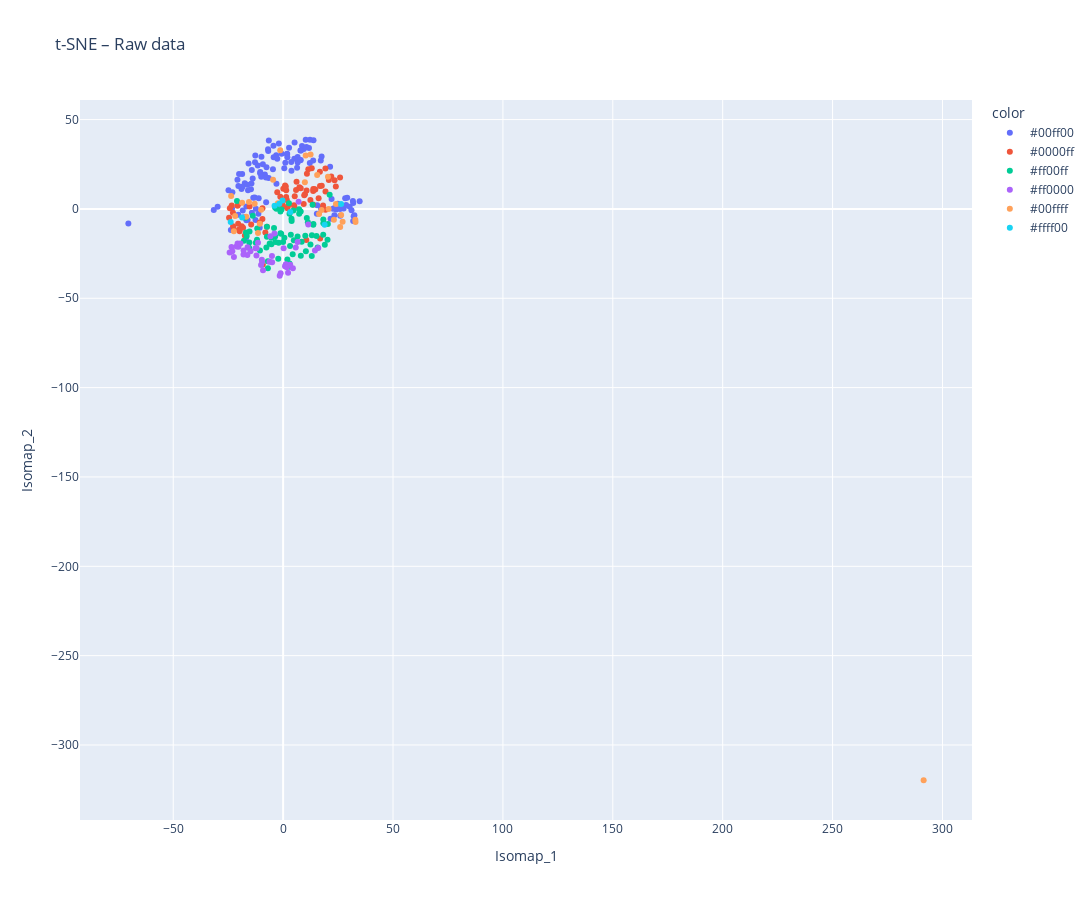
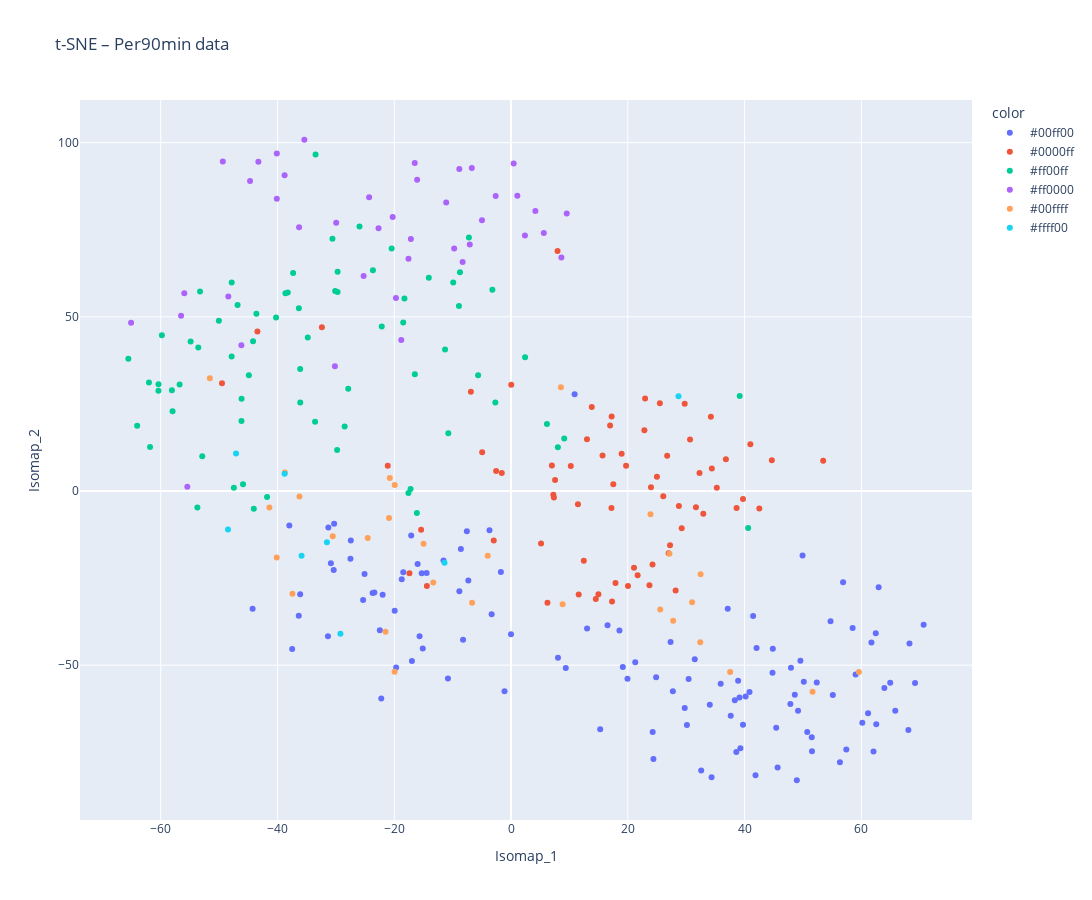

The code cell stored with these charts, in order, in its notebook:
### Markdown cell above
### Results Display

### Code cell
position_colors = {
    'FW': np.array([255, 0, 0]),    # red
    'MF': np.array([0, 0, 255]),    # blue
    'DF': np.array([0, 255, 0]),  #  yellow
}

def color_from_position(positions):
    postitions = str(positions)
    position_list = positions.split(',')
    colors = np.array([position_colors[p] for p in position_list if p in position_colors])
    avg_color = np.sum(colors, axis=0)
    return '#%02x%02x%02x' % tuple(avg_color.astype(int))

def plot_isomap_interactive(X_tsne, player_positions, data_num, title):
    df_plot = pd.DataFrame({
        'Isomap_1': X_tsne[:, 0],
        'Isomap_2': X_tsne[:, 1],
        'player_name': data_num.index,
        'color' : player_positions.apply(color_from_position)
    })
    
    fig = px.scatter(
        df_plot,
        x='Isomap_1', y='Isomap_2',
        hover_name='player_name',
        color='color',
        title=title,
        height=900, width=1100 
    )
    fig.show()

plot_isomap_interactive(X_tsne_raw, player_positions_raw ,data_raw.set_index("player_name"), "t-SNE – Raw data")
plot_isomap_interactive(X_tsne_per90, player_positions_per90 ,data_per90.set_index("player_name"), "t-SNE – Per90min data")

### Figure 1 — Plotly figure (JSON) as saved in the notebook; plotly's stock layout.template omitted (floating-point values rounded to 4 significant figures)
{"data": [{"hovertemplate": "<b>%{hovertext}</b><br><br>color=#00ff00<br>Isomap_1=%{x}<br>Isomap_2=%{y}<extra></extra>", "hovertext": ["Jordan Lefort", "Gautier Lloris", "Bafodé Diakité", "Moussa Niakhate", "Guela Doué", "Alexsandro Ribeiro", "Kenny Lala", "Florent Hanin", "Jubal", "Léo Pétrot", "Charlie Cresswell", "Facundo Medina", "Sergio Akieme", "Mark McKenzie", "Clément Akpa", "Michael Amir Murillo", "Brendan Chardonnet", "Thilo Kehrer", "Clinton Mata", "Mamadou Sarr", "Etienne Youte Kinkoue", "Mickael Nade", "Gideon Mensah", "Leonardo Balerdi", "Moïse Bombito", "Cédric Kipré", "Kelvin Amian", "Gabriel Suazo", "Modibo Sagnan", "Willian Pacho", "Dennis Appiah", "Ki-Jana Hoever", "Jonathan Gradit", "Djibril Sidibé", "Wilfried Singo", "Achraf Hakimi", "Vanderson", "Carlens Arcus", "Nicolas Pallois", "Dylan Batubinsika", "Lucas Beraldo", "Ainsley Maitland-Niles", "Aurélio Buta", "Dante", "Sinaly Diomande", "Youssouf Ndayishimiye", "Caio Henrique Oliveira Silva", "Thomas Meunier", "Nicolás Tagliafico", "Enzo Tchato", "Becir Omeragic", "Gabriel Gudmundsson", "Aïssa Mandi", "Marquinhos", "Abdoulaye Niakhate Ndiaye", "Joseph Okumu", "Hans Hateboer", "Massadio Haïdara", "Nuno Mendes", "Gabriel Osho", "Quentin Merlin", "Duje Ćaleta-Car", "Nathan Zeze", "Abdoulaye Bamba", "Christian Mawissa", "Christopher Wooh", "Derek Cornelius", "Przemysław Frankowski", "Malang Sarr", "Julien Le Cardinal", "Emmanuel Biumla", "Emmanuel Agbadou", "Arouna Sangante", "Lilian Brassier", "Falaye Sacko", "Leo Skiri Østigård", "Issiaga Sylla", "Timothee Pembele", "Abner", "Kevin Danso", "Yunis Abdelhamid", "Mohammed Salisu", "Saidou Sow", "Théo Sainte-Luce", "Paul Joly", "Abdukodir Khusanov", "Anthony Rouault", "Sael Kumbedi", "Marcus Coco", "Abakar Sylla", "Yael Mouanga", "Ulisses Garcia", "Jérémy Jacquet", "Ismaily", "Hiroki Sekine", "Lucas Hernández", "Mohamed Abdelmoneim", "Antoine Mendy", "Alidu Seidu", "Yoann Salmier", "Yvann Macon", "Jordan Amavi", "Maxime Bernauer", "Boubakar Kouyaté", "Lucas Mincarelli", "Mikayil Ngor Faye", "Abdulai Juma Bah", "Pol Lirola", "Luck Zogbé", "Rasmus Nicolaisen", "Nikola Maksimović", "Pierre Cornud", "Jordan Teze", "Andrew Omobamidele", "Jean-Kevin Duverne"], "legendgroup": "#00ff00", "marker": {"color": "#636efa", "symbol": "circle"}, "mode": "markers", "name": "#00ff00", "orientation": "v", "showlegend": true, "type": "scatter", "x": [5.214, 2.699, 12.21, 8.596, 17.5, 10.27, 28.67, 31.11, -6.52, 34.81, -1.951, 12.14, 26.0, 1.83, -3.148, 17.13, -4.399, 7.878, 13.67, 9.437, 1.785, 8.018, 30.27, 13.81, 5.101, 1.925, 24.89, 23.44, -4.311, 11.77, 31.89, 32.42, 6.608, 28.23, 6.598, 21.38, 32.09, 27.55, -6.863, -0.613, 10.6, 31.75, 22.69, 3.692, -6.771, 7.727, 24.12, 29.16, 22.04, 25.87, -12.79, 23.32, 3.788, 8.169, -2.661, 0.9854, 6.349, 31.87, 21.58, -14.24, 15.34, -11.53, -7.569, -18.64, -4.63, -9.862, 0.5199, 17.25, -6.568, -9.224, -17.45, -3.038, -8.298, -7.824, -24.86, -10.41, -16.17, -12.57, -70.42, -10.46, -20.04, -9.958, -14.41, -16.73, -1.165, -13.59, -13.84, -11.24, -7.728, -12.65, -16.28, -10.65, -12.93, 15.5, -14.2, -15.73, -18.93, -12.39, -16.72, -20.78, -18.38, -23.26, -15.98, -18.52, -17.84, -11.12, -14.63, -31.55, -23.79, -29.8, -23.68, -23.09, -16.92, -20.35, -20.38], "xaxis": "x", "y": [37.2, 34.24, 38.72, 35.28, 29.36, 38.67, 2.209, -0.7617, 38.3, 4.359, 36.57, 25.69, -3.808, 30.93, 30.01, 27.12, 35.34, 32.71, 27.06, 33.55, 30.61, 27.35, 1.228, 38.39, 28.15, 28.88, 2.922, 0.5756, 28.9, 34.15, 3.279, -3.493, 25.96, 5.986, 29.05, 23.6, -4.073, 0.2105, 33.38, 30.82, 34.63, 4.503, 0.03381, 26.31, 32.41, 27.29, -0.2621, 6.274, 5.516, 0.0132, 26.17, -3.597, 21.34, 32.71, 28.14, 25.88, 23.02, -6.777, -5.464, 21.78, -2.685, 24.25, 23.28, 19.62, 22.14, 29.26, 22.81, 0.1665, 17.37, 24.97, 14.44, 14.16, 19.2, 17.59, 10.48, 20.71, -6.174, -6.214, -8.195, 19.9, 19.58, 18.04, 14.21, -6.33, 2.26, 6.255, 17.02, -2.658, 3.733, 29.84, 13.58, -10.51, 6.42, 2.118, -2.181, 25.42, 11.13, 0.1531, 1.336, 16.32, -0.859, 0.1928, 10.5, 12.42, -4.679, 5.913, 11.02, -0.5748, -11.81, 1.258, 0.5979, 9.286, -16.35, 12.87, -3.213], "yaxis": "y"}, {"hovertemplate": "<b>%{hovertext}</b><br><br>color=#0000ff<br>Isomap_1=%{x}<br>Isomap_2=%{y}<extra></extra>", "hovertext": ["Andrey Santos", "Valentin Atangana Edoa", "Cristian Cásseres Jr.", "Benjamin André", "Pierre Højbjerg", "Adrien Thomasson", "Pierre Ekwah Elimby", "Adrien Rabiot", "Hicham Boudaoui", "Vincent Sierro", "Téji Savanier", "Pedro Chirivella", "Elisha Owusu", "Corentin Tolisso", "Abdoulaye Touré", "Hugo Magnetti", "Douglas", "Andy Diouf", "Denis Zakaria", "Hamed Junior Traorè", "Azor Matusiwa", "Lamine Camara", "Johann Lepenant", "Vitinha", "Nemanja Matić", "Jean-Eudes Aholou", "Fabián Ruiz Peña", "Joris Chotard", "Haris Belkebla", "Jordan Ferri", "Benjamin Bouchouari", "Marshall Munetsi", "Rabby Nzingoula", "Neil El Aynaoui", "Jordan Veretout", "Pierre Lees-Melou", "Yassin Belkhdim", "Kévin Danois", "Amadou Koné", "André Gomes", "Florian Tardieu", "Tanner Tessmann", "Ngal'Ayel Mukau", "Jordan James", "Ayyoub Bouaddi", "Tanguy Ndombele", "Djaoui Cissé", "Rassoul Ndiaye", "Han-Noah Massengo", "Louis Mouton", "Aimen Moueffek", "Soungoutou Magassa", "Oussama Targhalline", "Junior Mwanga", "Baptiste Santamaria", "Mathis Amougou", "Seko Fofana", "Senny Mayulu", "Teddy Teuma", "Angel Gomes", "Assane Dioussé", "Glen Kamara", "Ismaël Bennacer", "Nampalys Mendy", "Mahamadou Diawara", "Maxence Caqueret", "Daler Kuzyaev", "John Joe", "Amine Harit"], "legendgroup": "#0000ff", "marker": {"color": "#EF553B", "symbol": "circle"}, "mode": "markers", "name": "#0000ff", "orientation": "v", "showlegend": true, "type": "scatter", "x": [17.58, 16.15, 16.78, 20.8, 19.25, 23.98, 13.02, 25.9, 19.29, 10.67, 19.3, 11.46, 9.932, 23.41, 13.67, 7.4, 14.64, 16.84, 14.2, 10.55, 13.74, 18.18, 9.366, 16.73, 10.83, 12.41, 21.9, 0.08522, 5.882, 8.011, 5.278, -9.243, 13.61, 9.603, 0.8693, 6.105, 4.953, 5.107, 1.382, 1.405, 1.211, -2.674, -0.3839, -0.1366, 1.977, -7.399, -1.28, -19.77, -23.38, 2.284, -9.427, 1.691, -14.55, -9.405, -20.73, -18.82, -10.62, -8.087, -15.27, -19.97, -24.6, -17.41, -20.23, -24.24, -20.47, -18.22, -22.83, -22.75, -22.43], "xaxis": "x", "y": [12.99, 6.027, 12.82, 16.16, 22.66, 12.51, 22.73, 17.6, 9.802, 10.35, -0.4189, 22.25, 8.232, 16.1, 10.06, 12.14, 10.82, -16.55, 11.04, -17.41, 11.2, 1.963, 2.812, 20.82, 19.64, 5.029, 18.17, 11.36, 10.61, 11.53, 7.136, -31.08, 2.423, 7.691, 13.07, 15.2, 2.015, 1.29, 6.622, 10.52, 12.49, 9.348, 2.541, 1.426, 0.3901, -9.901, 6.797, -12.54, 1.946, 1.899, -5.625, 4.955, -8.676, 0.3279, 1.731, -9.729, -7.531, -13.13, 1.313, -11.54, -4.929, -14.81, 2.893, 0.3837, -8.244, -10.47, -2.154, -9.706, -11.36], "yaxis": "y"}, {"hovertemplate": "<b>%{hovertext}</b><br><br>color=#ff00ff<br>Isomap_1=%{x}<br>Isomap_2=%{y}<extra></extra>", "hovertext": ["Himad Abdelli", "Mason Greenwood", "Zuriko Davitashvili", "Gaëtan Perrin", "Junya Ito", "Mahdi Camara", "Keito Nakamura", "Moses Simon", "Arnaud Kalimuendo", "Evann Guessand", "Maghnes Akliouche", "Habib Diarra", "Yann Gboho", "Lassine Sinayoko", "Ludovic Blas", "Takumi Minamino", "Sebastian Nanasi", "Yassine Kechta", "Rayan Cherki", "Josué Casimir", "Issa Soumaré", "Zakaria Aboukhlal", "Breel Embolo", "Florian Sotoca", "Félix Lemaréchal", "Hákon Arnar Haraldsson", "Eliesse Ben Seghir", "Désiré Doué", "Joshua King", "Lee Kang-in", "Mohamed Ali Cho", "Mathias Pereira Lage", "Frank Magri", "Tanguy Coulibaly", "Anass Zaroury", "Kamory Doumbia", "Sorba Thomas", "Osame Sahraoui", "Abdallah Sima", "Shavy Babicka", "Aleksandr Golovin", "Wahbi Khazri", "Musa Al-Taamari", "Badredine Bouanani", "Matias Fernandez-Pardo", "Sofiane Diop", "Jeremie Boga", "Ernest Nuamah", "Amine Gouiri", "Angelo Fulgini", "Khalil Fayad", "Rémy Cabella", "Edon Zhegrova", "Ado Onaiwu", "Thiago Almada", "Antoine Joujou", "Romain Faivre", "Mamadou Diakhon", "Zinedine Ferhat", "Albert Grønbaek", "Jonathan Rowe", "Sekou Mara", "Saïd Benrahma", "Augustine Boakye", "Mathieu Cafaro", "Emmanuel Sabbi", "Rémy Labeau Lascary", "Yaya Kader Fofana", "Marco Asensio", "Ben Old", "Tino Kadewere"], "legendgroup": "#ff00ff", "marker": {"color": "#00cc96", "symbol": "circle"}, "mode": "markers", "name": "#ff00ff", "orientation": "v", "showlegend": true, "type": "scatter", "x": [20.2, 18.96, 15.17, 18.29, 18.3, 21.17, 8.434, 18.24, 2.966, 10.35, 15.69, 10.07, 12.44, 8.052, 20.36, 6.562, 11.25, 13.41, 13.77, 4.35, 3.156, 1.923, 2.912, 3.805, 7.298, 10.77, 13.08, 13.03, -2.226, 13.69, 4.862, 7.258, -6.931, -2.057, -0.7374, -21.0, 2.648, 3.51, -6.935, -7.629, 4.676, -13.81, -0.02316, -5.304, -5.31, 3.872, -1.215, -3.622, -6.114, 2.909, -3.655, 7.999, -4.14, -10.54, -1.231, -0.8927, -7.378, 0.5544, -3.071, -11.79, -3.5, -15.48, -7.361, -12.43, -17.08, -15.38, -16.92, -15.28, -11.88, -16.57, -17.82], "xaxis": "x", "y": [-17.18, -20.07, -15.09, -5.913, -7.958, 7.999, -18.34, -14.41, -32.41, -23.69, -21.52, -15.03, -19.88, -26.22, -8.411, -15.43, -7.411, 2.356, -8.472, -25.34, -20.69, -28.31, -30.59, -5.462, -2.703, -5.023, -14.76, -26.33, -27.81, -8.786, -17.51, -0.1791, -33.19, -18.99, -0.2575, 4.435, 3.134, -14.43, -29.32, -21.62, -0.8248, -3.794, -18.48, -16.12, -19.83, -6.71, -13.64, -15.44, -19.36, -2.723, 0.8085, -1.435, -10.68, -23.29, -1.375, -13.93, -15.62, -16.06, 0.07489, -10.9, -18.57, -21.66, -10.02, -18.87, -4.947, -18.74, -13.21, -12.67, -17.21, -15.16, -17.75], "yaxis": "y"}, {"hovertemplate": "<b>%{hovertext}</b><br><br>color=#ff0000<br>Isomap_1=%{x}<br>Isomap_2=%{y}<extra></extra>", "hovertext": ["Matthis Abline", "Jonathan David", "Ludovic Ajorque", "Emanuel Emegha", "Bradley Barcola", "Alexandre Lacazette", "Farid El Melali", "Lucas Stassin", "Gaëtan Laborde", "Jim Allevinah", "Ousmane Dembélé", "Esteban Lepaul", "Oumar Diakité", "Malick Fofana", "M'Bala Nzola", "André Ayew", "Georges Mikautadze", "Romain Del Castillo", "Mostafa Mohamed", "Mika Biereth", "Arnaud Nordin", "Mama Samba Baldé", "Akor Adams", "Gonçalo Ramos", "Irvin Cardona", "Neal Maupay", "Ibrahima Niane", "Theo Bair", "Khvicha Kvaratskhelia", "Wesley Saïd", "Goduine Koyalipou", "Koka", "Ibrahim Sissoko", "George Ilenikhena", "Chuba Akpom", "Folarin Balogun", "Andy Delort", "Florian Ayé", "Elye Wahi", "Mohamed Meité", "Bamba Dieng"], "legendgroup": "#ff0000", "marker": {"color": "#ab63fa", "symbol": "circle"}, "mode": "markers", "name": "#ff0000", "orientation": "v", "showlegend": true, "type": "scatter", "x": [5.744, 4.437, 1.213, -9.147, 14.48, 2.242, 11.42, 0.8565, 1.714, 0.2295, 15.98, -9.547, -6.188, 6.597, -10.03, -9.692, 3.221, 7.031, -5.009, -1.13, -5.792, -5.08, -24.34, -1.561, -11.43, -12.58, -22.38, -16.28, -3.943, -12.06, -14.85, -20.31, -12.14, -21.2, -23.11, -16.17, -18.04, -17.98, -20.73, -19.46, -23.49], "xaxis": "x", "y": [-21.64, -33.17, -31.01, -34.36, -23.29, -35.69, -8.719, -32.08, -32.65, -21.98, -21.86, -29.65, -29.61, -18.5, -31.39, -28.5, -31.18, 4.018, -29.8, -36.05, -15.32, -26.28, -24.41, -37.34, -18.92, -21.99, -26.88, -25.71, -13.79, -22.02, -23.63, -21.14, -26.05, -21.05, -23.62, -21.38, -25.53, -23.22, -19.28, -19.37, -21.25], "yaxis": "y"}, {"hovertemplate": "<b>%{hovertext}</b><br><br>color=#00ffff<br>Isomap_1=%{x}<br>Isomap_2=%{y}<extra></extra>", "hovertext": ["Adrien Truffert", "Aron Dønnum", "Ismaël Doukouré", "Jean-Charles Castelletto", "Diego Moreira", "Dilane Bakwa", "Lorenz Assignon", "Jonathan Clauss", "Nicolas Cozza", "Warren Zaïre-Emery", "Geoffrey Kondogbia", "Melvin Bard", "João Neves", "Deiver Machado", "Pablo Rosario", "Valentin Rongier", "Ali Abdi", "Nhoa Sangui", "Valentín Barco", "Mory Gbane", "Ruben Aguilar", "Jaydee Canvot", "Edimilson Fernandes", "Warren Kamanzi", "Louis Leroux", "Tom Louchet", "Rayan Raveloson", "Jhoanner Chávez", "Fodé Ballo-Touré"], "legendgroup": "#00ffff", "marker": {"color": "#FFA15A", "symbol": "circle"}, "mode": "markers", "name": "#00ffff", "orientation": "v", "showlegend": true, "type": "scatter", "x": [26.4, 23.1, 10.26, -1.318, 25.96, 291.4, 27.06, 20.71, 24.04, 15.48, 12.49, 32.85, 20.4, 32.94, -4.573, 9.892, 16.35, -9.993, -2.375, -15.54, 17.48, -12.95, -18.66, -10.59, -11.43, -22.41, -21.83, -16.75, -23.65], "xaxis": "x", "y": [-3.361, -6.096, 29.87, 32.87, -10.17, -319.7, -7.17, -0.07652, 2.769, 19.04, 30.43, -6.046, 18.02, -7.343, 16.4, 14.98, -2.888, -0.4299, 3.24, 3.903, -0.61, 2.934, 3.426, -8.29, -13.46, -12.52, -3.97, -4.345, 7.254], "yaxis": "y"}, {"hovertemplate": "<b>%{hovertext}</b><br><br>color=#ffff00<br>Isomap_1=%{x}<br>Isomap_2=%{y}<extra></extra>", "hovertext": ["Luis Henrique", "Loïc Nego", "Lilian Raolisoa", "Christopher Operi", "Mitchel Bakker", "Yanis Zouaoui", "Jacques Ekomie", "Krépin Diatta"], "legendgroup": "#ffff00", "marker": {"color": "#19d3f3", "symbol": "circle"}, "mode": "markers", "name": "#ffff00", "orientation": "v", "showlegend": true, "type": "scatter", "x": [18.89, 26.38, -3.904, -1.736, 3.253, -0.2745, -23.85, -18.67], "xaxis": "x", "y": [-8.915, 2.772, 1.832, 2.861, -1.744, 4.717, -7.28, -4.794], "yaxis": "y"}], "layout": {"height": 900, "legend": {"title": {"text": "color"}, "tracegroupgap": 0}, "title": {"text": "t-SNE – Raw data"}, "width": 1100, "xaxis": {"anchor": "y", "domain": [0, 1], "title": {"text": "Isomap_1"}}, "yaxis": {"anchor": "x", "domain": [0, 1], "title": {"text": "Isomap_2"}}}}

### Figure 2 — Plotly figure (JSON) as saved in the notebook; plotly's stock layout.template omitted (floating-point values rounded to 4 significant figures)
{"data": [{"hovertemplate": "<b>%{hovertext}</b><br><br>color=#00ff00<br>Isomap_1=%{x}<br>Isomap_2=%{y}<extra></extra>", "hovertext": ["Jordan Lefort", "Gautier Lloris", "Bafodé Diakité", "Moussa Niakhate", "Guela Doué", "Alexsandro Ribeiro", "Kenny Lala", "Florent Hanin", "Jubal", "Léo Pétrot", "Charlie Cresswell", "Facundo Medina", "Sergio Akieme", "Mark McKenzie", "Clément Akpa", "Michael Amir Murillo", "Brendan Chardonnet", "Thilo Kehrer", "Clinton Mata", "Mamadou Sarr", "Etienne Youte Kinkoue", "Mickael Nade", "Gideon Mensah", "Leonardo Balerdi", "Moïse Bombito", "Cédric Kipré", "Kelvin Amian", "Gabriel Suazo", "Modibo Sagnan", "Willian Pacho", "Dennis Appiah", "Ki-Jana Hoever", "Jonathan Gradit", "Djibril Sidibé", "Wilfried Singo", "Achraf Hakimi", "Vanderson", "Carlens Arcus", "Nicolas Pallois", "Dylan Batubinsika", "Lucas Beraldo", "Ainsley Maitland-Niles", "Aurélio Buta", "Dante", "Sinaly Diomande", "Youssouf Ndayishimiye", "Caio Henrique Oliveira Silva", "Thomas Meunier", "Nicolás Tagliafico", "Enzo Tchato", "Becir Omeragic", "Gabriel Gudmundsson", "Aïssa Mandi", "Marquinhos", "Abdoulaye Niakhate Ndiaye", "Joseph Okumu", "Hans Hateboer", "Massadio Haïdara", "Nuno Mendes", "Gabriel Osho", "Quentin Merlin", "Duje Ćaleta-Car", "Nathan Zeze", "Abdoulaye Bamba", "Christian Mawissa", "Christopher Wooh", "Derek Cornelius", "Przemysław Frankowski", "Malang Sarr", "Julien Le Cardinal", "Emmanuel Biumla", "Emmanuel Agbadou", "Arouna Sangante", "Lilian Brassier", "Falaye Sacko", "Leo Skiri Østigård", "Issiaga Sylla", "Timothee Pembele", "Abner", "Kevin Danso", "Yunis Abdelhamid", "Mohammed Salisu", "Saidou Sow", "Théo Sainte-Luce", "Paul Joly", "Abdukodir Khusanov", "Anthony Rouault", "Sael Kumbedi", "Marcus Coco", "Abakar Sylla", "Yael Mouanga", "Ulisses Garcia", "Jérémy Jacquet", "Ismaily", "Hiroki Sekine", "Lucas Hernández", "Mohamed Abdelmoneim", "Antoine Mendy", "Alidu Seidu", "Yoann Salmier", "Yvann Macon", "Jordan Amavi", "Maxime Bernauer", "Boubakar Kouyaté", "Lucas Mincarelli", "Mikayil Ngor Faye", "Abdulai Juma Bah", "Pol Lirola", "Luck Zogbé", "Rasmus Nicolaisen", "Nikola Maksimović", "Pierre Cornud", "Jordan Teze", "Andrew Omobamidele", "Jean-Kevin Duverne"], "legendgroup": "#00ff00", "marker": {"color": "#636efa", "symbol": "circle"}, "mode": "markers", "name": "#00ff00", "orientation": "v", "showlegend": true, "type": "scatter", "x": [44.83, 49.56, 49.15, 40.18, 8.042, 55.11, -14.46, -15.3, 61.73, -8.851, 68.24, 13.02, -17.1, 52.36, 41.46, 9.376, 15.27, 37.63, 19.94, 48.6, 69.19, 24.26, -23.41, 47.84, 24.39, -37.97, -8.591, -30.85, 42.05, 44.79, -19.92, -30.37, 24.85, -7.315, 30.12, 16.53, -36.36, -18.72, 54.72, 64.94, 50.14, -31.36, -16.0, 30.41, 58.51, 29.75, -27.5, -8.22, -10.81, -25.09, 63.94, -31.29, 27.32, 59.01, 47.95, 41.87, 19.15, -27.44, 18.56, 61.15, -30.3, 45.41, 38.89, 65.81, 31.46, 62.47, 51.5, -21.99, 45.66, 62.96, 68.05, 34.34, 35.91, 38.58, -3.32, 38.33, -3.689, -11.57, -22.47, 39.29, 50.73, 34.04, 62.55, -7.568, -37.49, 37.11, 39.72, -18.46, -36.11, 70.67, 60.16, -1.116, 21.27, -15.12, -23.71, 40.84, 27.71, -19.68, -22.22, 62.08, -25.34, -15.67, 48.94, 51.54, -1.739, 32.57, 39.13, 49.93, 10.89, 56.87, 57.42, -0.004888, -44.26, 56.33, -16.98], "xaxis": "x", "y": [-45.31, -48.7, -63.06, -59.01, -47.9, -58.55, -23.51, -23.59, -43.51, -28.78, -43.8, -39.45, -12.78, -54.99, -35.86, -50.83, -68.41, -64.51, -53.87, -58.49, -55.11, -69.22, -29.18, -61.14, -76.94, -9.893, -16.67, -20.77, -45.08, -52.16, -34.41, -22.7, -53.44, -25.69, -67.18, -38.55, -35.84, -25.35, -37.38, -55.07, -54.79, -41.72, -20.93, -53.95, -39.33, -62.3, -19.42, -42.71, -53.8, -23.84, -56.53, -10.46, -43.35, -52.66, -50.78, -81.57, -50.5, -14.19, -40.02, -63.78, -9.432, -67.95, -54.48, -63.08, -48.27, -40.84, -70.71, -29.76, -79.35, -27.62, -68.59, -82.15, -55.33, -74.9, -35.37, -60.07, -11.29, -19.98, -39.95, -73.86, -69.21, -61.39, -66.99, -11.52, -45.34, -33.82, -67.08, -23.33, -29.67, -38.4, -66.55, -57.5, -49.19, -45.19, -29.28, -57.71, -57.49, -50.68, -59.57, -74.75, -31.28, -41.68, -83.04, -74.72, -23.23, -80.24, -59.32, -18.53, 27.77, -26.23, -74.18, -41.14, -33.82, -77.9, -48.81], "yaxis": "y"}, {"hovertemplate": "<b>%{hovertext}</b><br><br>color=#0000ff<br>Isomap_1=%{x}<br>Isomap_2=%{y}<extra></extra>", "hovertext": ["Andrey Santos", "Valentin Atangana Edoa", "Cristian Cásseres Jr.", "Benjamin André", "Pierre Højbjerg", "Adrien Thomasson", "Pierre Ekwah Elimby", "Adrien Rabiot", "Hicham Boudaoui", "Vincent Sierro", "Téji Savanier", "Pedro Chirivella", "Elisha Owusu", "Corentin Tolisso", "Abdoulaye Touré", "Hugo Magnetti", "Douglas", "Andy Diouf", "Denis Zakaria", "Hamed Junior Traorè", "Azor Matusiwa", "Lamine Camara", "Johann Lepenant", "Vitinha", "Nemanja Matić", "Jean-Eudes Aholou", "Fabián Ruiz Peña", "Joris Chotard", "Haris Belkebla", "Jordan Ferri", "Benjamin Bouchouari", "Marshall Munetsi", "Rabby Nzingoula", "Neil El Aynaoui", "Jordan Veretout", "Pierre Lees-Melou", "Yassin Belkhdim", "Kévin Danois", "Amadou Koné", "André Gomes", "Florian Tardieu", "Tanner Tessmann", "Ngal'Ayel Mukau", "Jordan James", "Ayyoub Bouaddi", "Tanguy Ndombele", "Djaoui Cissé", "Rassoul Ndiaye", "Han-Noah Massengo", "Louis Mouton", "Aimen Moueffek", "Soungoutou Magassa", "Oussama Targhalline", "Junior Mwanga", "Baptiste Santamaria", "Mathis Amougou", "Seko Fofana", "Senny Mayulu", "Teddy Teuma", "Angel Gomes", "Assane Dioussé", "Glen Kamara", "Ismaël Bennacer", "Nampalys Mendy", "Mahamadou Diawara", "Maxence Caqueret", "Daler Kuzyaev", "John Joe", "Amine Harit"], "legendgroup": "#0000ff", "marker": {"color": "#EF553B", "symbol": "circle"}, "mode": "markers", "name": "#0000ff", "orientation": "v", "showlegend": true, "type": "scatter", "x": [30.66, 24.99, 34.23, 11.46, 20.03, -1.587, 17.89, -4.947, 13.01, 5.141, -17.41, 14.97, 26.74, -2.559, 53.46, 28.75, 32.27, -6.876, 44.67, -32.39, 36.8, -15.4, 17.23, 28.19, 17.3, 19.7, 14.51, 29.23, 23.97, 6.237, 26.07, 7.97, 16.96, -2.96, 12.46, 26.99, 22.84, 10.23, 40.99, 23.71, 11.59, 24.23, 31.67, 7.343, 22.96, 13.83, 27.23, 6.996, 32.93, 15.67, 0.03703, 17.51, 42.52, 7.241, 39.73, 35.24, 7.544, -43.44, -14.41, -21.12, 21.68, 34.39, 21.06, 38.62, 29.74, 18.94, 17.2, 25.49, -49.5], "xaxis": "x", "y": [14.75, 4.122, 21.29, -3.788, -27.27, 5.143, -26.4, 11.13, 14.83, -15.08, -23.61, -29.67, 10.15, 5.722, 8.674, -4.274, 5.165, 28.52, 8.833, 47.04, 9.148, -11.16, 21.42, -28.58, -31.75, 7.22, -31.03, -10.69, 1.068, -32.1, -1.518, 68.91, 18.81, -14.23, -20.02, -17.88, 17.42, 7.174, 13.41, -27.08, -29.71, -21.08, -4.681, -1.842, 26.58, 24.13, -15.61, 7.295, -6.504, 10.17, 30.51, 1.965, -5.026, -1.104, -2.311, 0.96, 3.171, 45.76, -27.3, 7.253, -24.19, 6.481, -22.07, -4.909, 25.03, 10.66, -4.845, 25.17, 30.9], "yaxis": "y"}, {"hovertemplate": "<b>%{hovertext}</b><br><br>color=#ff00ff<br>Isomap_1=%{x}<br>Isomap_2=%{y}<extra></extra>", "hovertext": ["Himad Abdelli", "Mason Greenwood", "Zuriko Davitashvili", "Gaëtan Perrin", "Junya Ito", "Mahdi Camara", "Keito Nakamura", "Moses Simon", "Arnaud Kalimuendo", "Evann Guessand", "Maghnes Akliouche", "Habib Diarra", "Yann Gboho", "Lassine Sinayoko", "Ludovic Blas", "Takumi Minamino", "Sebastian Nanasi", "Yassine Kechta", "Rayan Cherki", "Josué Casimir", "Issa Soumaré", "Zakaria Aboukhlal", "Breel Embolo", "Florian Sotoca", "Félix Lemaréchal", "Hákon Arnar Haraldsson", "Eliesse Ben Seghir", "Désiré Doué", "Joshua King", "Lee Kang-in", "Mohamed Ali Cho", "Mathias Pereira Lage", "Frank Magri", "Tanguy Coulibaly", "Anass Zaroury", "Kamory Doumbia", "Sorba Thomas", "Osame Sahraoui", "Abdallah Sima", "Shavy Babicka", "Aleksandr Golovin", "Wahbi Khazri", "Musa Al-Taamari", "Badredine Bouanani", "Matias Fernandez-Pardo", "Sofiane Diop", "Jeremie Boga", "Ernest Nuamah", "Amine Gouiri", "Angelo Fulgini", "Khalil Fayad", "Rémy Cabella", "Edon Zhegrova", "Ado Onaiwu", "Thiago Almada", "Antoine Joujou", "Romain Faivre", "Mamadou Diakhon", "Zinedine Ferhat", "Albert Grønbaek", "Jonathan Rowe", "Sekou Mara", "Saïd Benrahma", "Augustine Boakye", "Mathieu Cafaro", "Emmanuel Sabbi", "Rémy Labeau Lascary", "Yaya Kader Fofana", "Marco Asensio", "Ben Old", "Tino Kadewere"], "legendgroup": "#ff00ff", "marker": {"color": "#00cc96", "symbol": "circle"}, "mode": "markers", "name": "#ff00ff", "orientation": "v", "showlegend": true, "type": "scatter", "x": [-2.688, -59.8, -47.85, -46.17, -47.47, 9.111, -18.46, -54.88, -33.48, -38.64, -50.04, -17.58, -36.33, -37.32, -46.15, -11.3, -52.89, 8.02, -65.54, -30.12, -18.26, -25.95, -30.59, -10.74, -5.637, -45.9, -53.57, -53.27, -20.45, -62.01, -43.61, -36.1, -7.213, -8.746, -44.06, 39.16, -41.79, -46.83, -14.08, -23.66, 6.149, -28.5, -29.71, -44.18, -40.24, -44.9, -38.24, -16.47, -61.83, -56.76, 40.61, -64.03, -60.38, -8.924, -58.09, -33.56, -34.81, -29.7, -53.72, -36.11, -47.85, -3.192, -60.38, -22.15, -29.78, -9.901, -17.2, -16.13, -57.97, -27.88, 2.407], "xaxis": "x", "y": [25.43, 44.69, 38.64, 20.06, 0.929, 15.05, 48.36, 42.89, 96.6, 56.78, 48.87, -0.6064, 52.46, 62.59, 26.48, 40.64, 9.994, 12.55, 37.99, 57.41, 55.25, 75.9, 72.4, 16.61, 33.25, 1.937, 41.2, 57.24, 69.63, 31.17, 50.86, 25.41, 72.79, 62.8, -5.068, 27.28, -1.722, 53.43, 61.19, 63.36, 19.26, 18.54, 57.13, 42.97, 49.83, 33.19, 56.98, 33.49, 12.6, 30.6, -10.65, 18.76, 30.62, 53.08, 28.91, 19.87, 44.04, 62.95, -4.73, 35.03, 59.86, 57.75, 28.78, 47.22, 11.8, 59.83, 0.5686, -6.334, 22.87, 29.36, 38.37], "yaxis": "y"}, {"hovertemplate": "<b>%{hovertext}</b><br><br>color=#ff0000<br>Isomap_1=%{x}<br>Isomap_2=%{y}<extra></extra>", "hovertext": ["Matthis Abline", "Jonathan David", "Ludovic Ajorque", "Emanuel Emegha", "Bradley Barcola", "Alexandre Lacazette", "Farid El Melali", "Lucas Stassin", "Gaëtan Laborde", "Jim Allevinah", "Ousmane Dembélé", "Esteban Lepaul", "Oumar Diakité", "Malick Fofana", "M'Bala Nzola", "André Ayew", "Georges Mikautadze", "Romain Del Castillo", "Mostafa Mohamed", "Mika Biereth", "Arnaud Nordin", "Mama Samba Baldé", "Akor Adams", "Gonçalo Ramos", "Irvin Cardona", "Neal Maupay", "Ibrahima Niane", "Theo Bair", "Khvicha Kvaratskhelia", "Wesley Saïd", "Goduine Koyalipou", "Koka", "Ibrahim Sissoko", "George Ilenikhena", "Chuba Akpom", "Folarin Balogun", "Andy Delort", "Florian Ayé", "Elye Wahi", "Mohamed Meité", "Bamba Dieng"], "legendgroup": "#ff0000", "marker": {"color": "#ab63fa", "symbol": "circle"}, "mode": "markers", "name": "#ff0000", "orientation": "v", "showlegend": true, "type": "scatter", "x": [-17.56, -40.11, 5.612, -11.11, -55.96, -35.4, -46.19, -22.69, -38.77, -19.71, -65.07, -4.975, -9.741, -48.42, -6.718, 2.378, -44.7, -55.44, -17.15, -49.36, -30.16, -25.25, -24.3, -43.27, -18.8, -20.27, -36.3, 4.164, -56.51, -7.065, 1.081, 8.623, -8.294, -16.08, -40.12, 0.451, -2.631, 9.536, -16.49, -8.856, -29.95], "xaxis": "x", "y": [66.67, 96.87, 74.09, 82.86, 56.78, 100.8, 41.85, 75.4, 90.66, 55.38, 48.31, 77.7, 69.64, 55.86, 92.69, 73.34, 88.97, 1.227, 72.35, 94.57, 35.84, 61.72, 84.35, 94.52, 43.32, 78.63, 75.7, 80.36, 50.33, 70.73, 84.75, 67.02, 65.77, 89.36, 83.87, 94.0, 84.69, 79.65, 94.13, 92.45, 77.03], "yaxis": "y"}, {"hovertemplate": "<b>%{hovertext}</b><br><br>color=#00ffff<br>Isomap_1=%{x}<br>Isomap_2=%{y}<extra></extra>", "hovertext": ["Adrien Truffert", "Aron Dønnum", "Ismaël Doukouré", "Jean-Charles Castelletto", "Diego Moreira", "Dilane Bakwa", "Lorenz Assignon", "Jonathan Clauss", "Nicolas Cozza", "Warren Zaïre-Emery", "Geoffrey Kondogbia", "Melvin Bard", "João Neves", "Deiver Machado", "Pablo Rosario", "Valentin Rongier", "Ali Abdi", "Nhoa Sangui", "Valentín Barco", "Mory Gbane", "Ruben Aguilar", "Jaydee Canvot", "Edimilson Fernandes", "Warren Kamanzi", "Louis Leroux", "Tom Louchet", "Rayan Raveloson", "Jhoanner Chávez", "Fodé Ballo-Touré"], "legendgroup": "#00ffff", "marker": {"color": "#FFA15A", "symbol": "circle"}, "mode": "markers", "name": "#00ffff", "orientation": "v", "showlegend": true, "type": "scatter", "x": [-30.54, -41.39, 51.64, 59.58, -38.74, -51.58, -36.24, -24.55, -3.99, 25.55, 37.53, -37.44, 8.84, -40.13, 23.89, 32.4, -20.77, -13.32, -19.94, 31.01, -21.49, 27.77, 32.47, -14.98, 8.536, -19.92, 27.13, -20.9, -6.668], "xaxis": "x", "y": [-12.98, -4.74, -57.6, -51.98, 5.292, 32.39, -1.563, -13.48, -18.56, -34.05, -52.0, -29.48, -32.5, -19.07, -6.676, -43.44, 3.704, -26.3, -51.9, -31.91, -40.41, -37.23, -23.93, -15.17, 29.77, 1.739, -17.98, -7.784, -32.06], "yaxis": "y"}, {"hovertemplate": "<b>%{hovertext}</b><br><br>color=#ffff00<br>Isomap_1=%{x}<br>Isomap_2=%{y}<extra></extra>", "hovertext": ["Luis Henrique", "Loïc Nego", "Lilian Raolisoa", "Christopher Operi", "Mitchel Bakker", "Yanis Zouaoui", "Jacques Ekomie", "Krépin Diatta"], "legendgroup": "#ffff00", "marker": {"color": "#19d3f3", "symbol": "circle"}, "mode": "markers", "name": "#ffff00", "orientation": "v", "showlegend": true, "type": "scatter", "x": [-47.1, -11.39, -48.47, -35.87, -38.78, -31.53, 28.68, -29.22], "xaxis": "x", "y": [10.8, -20.57, -11.04, -18.59, 4.947, -14.71, 27.19, -40.96], "yaxis": "y"}], "layout": {"height": 900, "legend": {"title": {"text": "color"}, "tracegroupgap": 0}, "title": {"text": "t-SNE – Per90min data"}, "width": 1100, "xaxis": {"anchor": "y", "domain": [0, 1], "title": {"text": "Isomap_1"}}, "yaxis": {"anchor": "x", "domain": [0, 1], "title": {"text": "Isomap_2"}}}}
